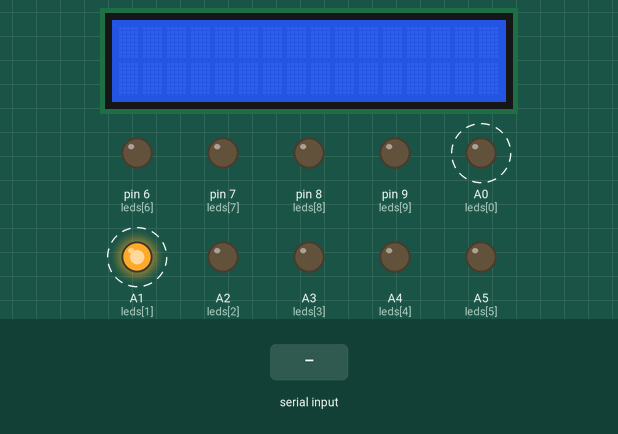
Recording of a sketch running on a simulated Arduino Uno, built with avr-gcc and run on an emulated ATmega328P. Shown: 16×2 character LCD, output pins drawn as LEDs (lit = HIGH). Dashed ring = blinking. The test bench sets the inputs (shaded band).

Above: at 1.2 s.
1.3 s: "1" received over Serial
At 3.9 s:
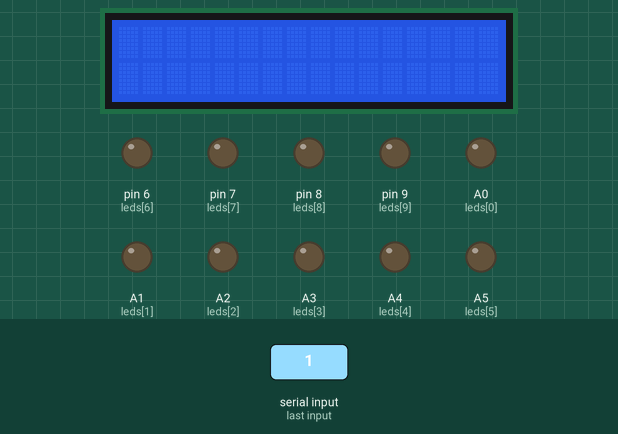
At 4.61 s:
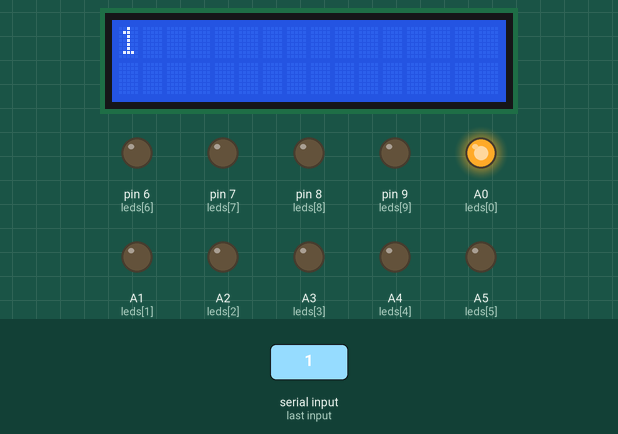
Timing chart, 0 to 12.0 s (numbered marks = the images above; inputs shaded):
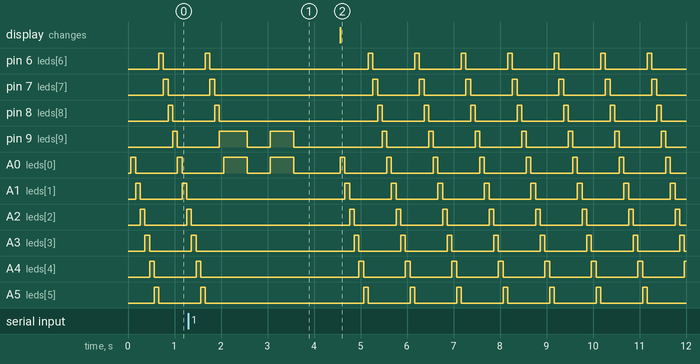

Measured:
- after the input at 1.3 s, the display: changes after 3.3 s (image 2)
- by itself, A2 (leds[2]): repeats every 1.0 s: HIGH 0.10 s, LOW 0.90 s

The sketch:

digitalLetter.ino
```cpp
// Arduino side - receives commands from rpi over serial and directly controls LEDs and message on
// lcd screen
// Created by Skylar McDermott


#include <LiquidCrystal.h>

const int rs = 12, en = 11, d4 = 5, d5 = 4, d6 = 3, d7 = 2;
LiquidCrystal lcd(rs, en, d4, d5, d6, d7);
const int leds[] = {A0, A1, A2, A3, A4, A5, 6, 7, 8, 9};
String message = ""; // message to display
// functions
void waitForMessage();
void chaseLeds(int d=1000);
void messageReceived(int d=500);
void setup() {
  Serial.begin(9600);
  lcd.begin(16, 2);
  // Print a message to the LCD.
  //lcd.print("hello, world!");
  for (int i = 0; i < 10; i++)
  {
    pinMode(leds[i], OUTPUT);
  }

}

void loop() {
  // put your main code here, to run repeatedly:
  //chaseLeds(100);
  waitForMessage();
}


void chaseLeds(int d=1000)
{
  for (int i = 0; i < 10; i++)
  {
    digitalWrite(leds[i], HIGH);
    delay(d);
    digitalWrite(leds[i], LOW);
  }
   for (int i = 10; i < 0; i--)
  {
    digitalWrite(leds[i], HIGH);
    delay(d);
    digitalWrite(leds[i], LOW);
  }
}
void messageReceived(int d=500)
{
   digitalWrite(leds[0], HIGH);
   digitalWrite(leds[9], HIGH);
   delay(d);
   digitalWrite(leds[0], LOW);
   digitalWrite(leds[9], LOW);
   delay(d);
   digitalWrite(leds[0], HIGH);
   digitalWrite(leds[9], HIGH);
   delay(d);
   digitalWrite(leds[0], LOW);
   digitalWrite(leds[9], LOW);
}


void waitForMessage()
{
  while (Serial.available() == 0)
  {
    // idle led function goes here
    chaseLeds(100);
  }
  messageReceived();
  lcd.clear();
  message = Serial.readString();
  message.trim();
  lcd.print(message);

}
```
